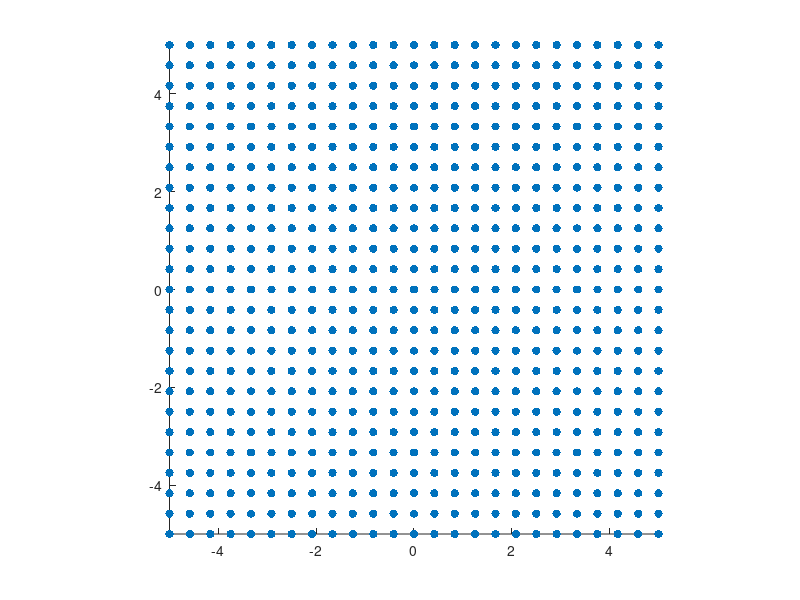

The MATLAB script that drew this image: (Note: this script raises an error after producing the figure.)
% Plot histograms of k = k_out - k_in for different receive angle schemes
% (in 2D case: k_x = k_x,out - k_x,in)
% And here, plotting delta_theta = theta_out - theta_in is equivalent for
% small angles.

clearvars
%% Global parameters
f = 13.6e6; % Plane wave temporal frequency [Hz]
c = 1540; % Speed of sound (in tissue) [m/s]

binlimits = [-19.5, 19.5]; % Test histogram bin limits
binwidth = 1;
%% Define TX angles ("in")

naTX = 25; % # of angles for TX
maTX = 5; % Max angle for TX [deg]

anglesTXList = linspace(-maTX, maTX, naTX)'; % Transmit angles [deg]
[anglesTXX, anglesTXY] = meshgrid(anglesTXList, anglesTXList);
anglesTX = [anglesTXX(:), anglesTXY(:)];
daTX = maTX*2/(naTX - 1); % TX angle increment [deg]

% Plot the transmit angles
figure
scatter(anglesTX(:, 1), anglesTX(:, 2), 'o', 'filled'); axis image

%% Case 1: Use the same TX angles for RX
anglesRX = anglesTX; % Receive angles [deg]
delta_theta = calcDeltaTheta(anglesTX, anglesRX);

% k_x = f*2*pi .* sind(delta_theta) ./ c;
% figure; imagesc(delta_theta); colorbar; axis image; xlabel('TX angle'); ylabel('RX angle'); title('Delta theta [deg]')
% figure; imagesc(k_x); colorbar; axis image; xlabel('TX angle'); ylabel('RX angle'); title('k_x [radians/m]')

% Plot histograms
% figure; histogram2(delta_theta(:, 1), delta_theta(:, 2), BinMethod="integers"); title('Delta theta counts'); xlabel('Delta theta [deg]'); ylabel('Counts')
figure; histogram2(delta_theta(:, 1), delta_theta(:, 2), XBinLimits = binlimits, YBinLimits = binlimits, BinWidth = binwidth); title('Delta theta counts'); xlabel('Delta theta [deg]'); ylabel('Counts')
% figure; histogram(k_x); title('Delta k_x'); xlabel('Delta k_x [radians/m]'); ylabel('Counts')

%% Case 2: Use the shifted angles for RX
% naRX = 5;
naRX = naTX; % Compare by using the same # of transmit angles
o = fix(-naRX/2):1:fix(naRX/2); % Truncate towards zero
j = 12; % Shift parameter
anglesRXList = (sign(o) .* daTX .* (2.*abs(o)./naRX + j))'; % Receive angles [deg]
anglesRX = listToAngles(anglesRXList);

delta_theta = calcDeltaTheta(anglesTX, anglesRX);

figure; histogram2(delta_theta(:, 1), delta_theta(:, 2), XBinLimits = binlimits, YBinLimits = binlimits, BinWidth = binwidth); title('Delta theta counts'); xlabel('Delta theta [deg]'); ylabel('Counts')

% figure; histogram(delta_theta(:, 1), BinMethod="integers")
% figure; histogram(delta_theta(:, 2), BinMethod="integers")

% delta_theta = repmat(anglesRX, 1, naTX) - repmat(anglesTX', naRX, 1);
% k_x = f*2*pi .* sind(delta_theta) ./ c;
% % figure; imagesc(delta_theta); colorbar; axis image; xlabel('TX angle'); ylabel('RX angle'); title('Delta theta [deg]')
% % figure; imagesc(k_x); colorbar; axis image; xlabel('TX angle'); ylabel('RX angle'); title('k_x [radians/m]')
% 
% % Plot histograms
% figure; histogram(delta_theta, BinMethod="integers"); title("Delta theta counts, with j = " + num2str(j)); xlabel('Delta theta [deg]'); ylabel('Counts')
% % figure; histogram(k_x); title("Delta k_x counts, with j = " + num2str(j)); xlabel('Delta k_x [radians/m]'); ylabel('Counts')

%% Helper functions
function angles = listToAngles(anglesList) % Turn the single-dimension angle list into a full list of x and y angles
    [anglesX, anglesY] = meshgrid(anglesList, anglesList);
    angles = [anglesX(:), anglesY(:)];
end

function delta_theta = calcDeltaTheta(anglesTX, anglesRX)
    delta_theta = [];
    for ind = 1:size(anglesTX, 1)
        delta_theta = [delta_theta; anglesRX - anglesTX(ind, :)];
    
    end
end
